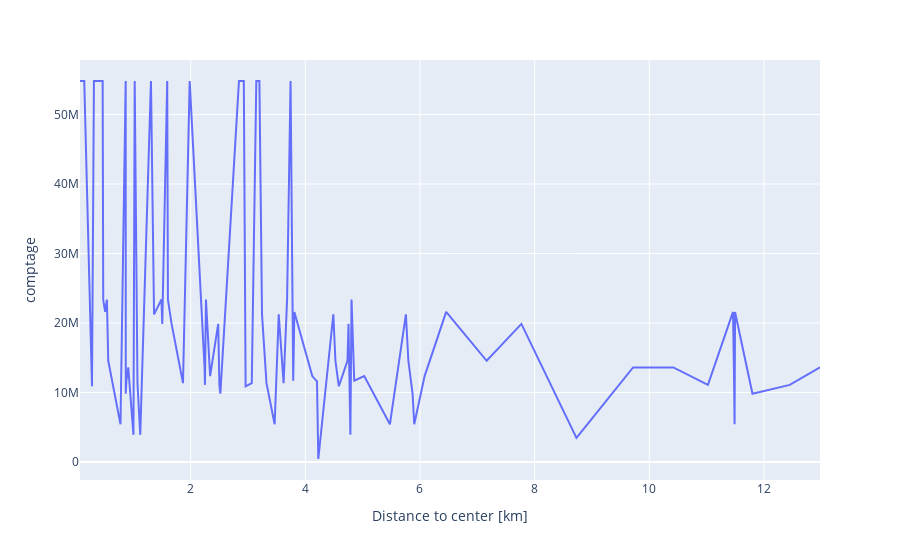

This figure's notebook cell:
### Code cell
fig = px.line(final_df, x='distance_km', y='comptage',
              labels={
                     "distance_km": "Distance to center [km]",
                     "comptage": "comptage"
                 })
fig.show()
